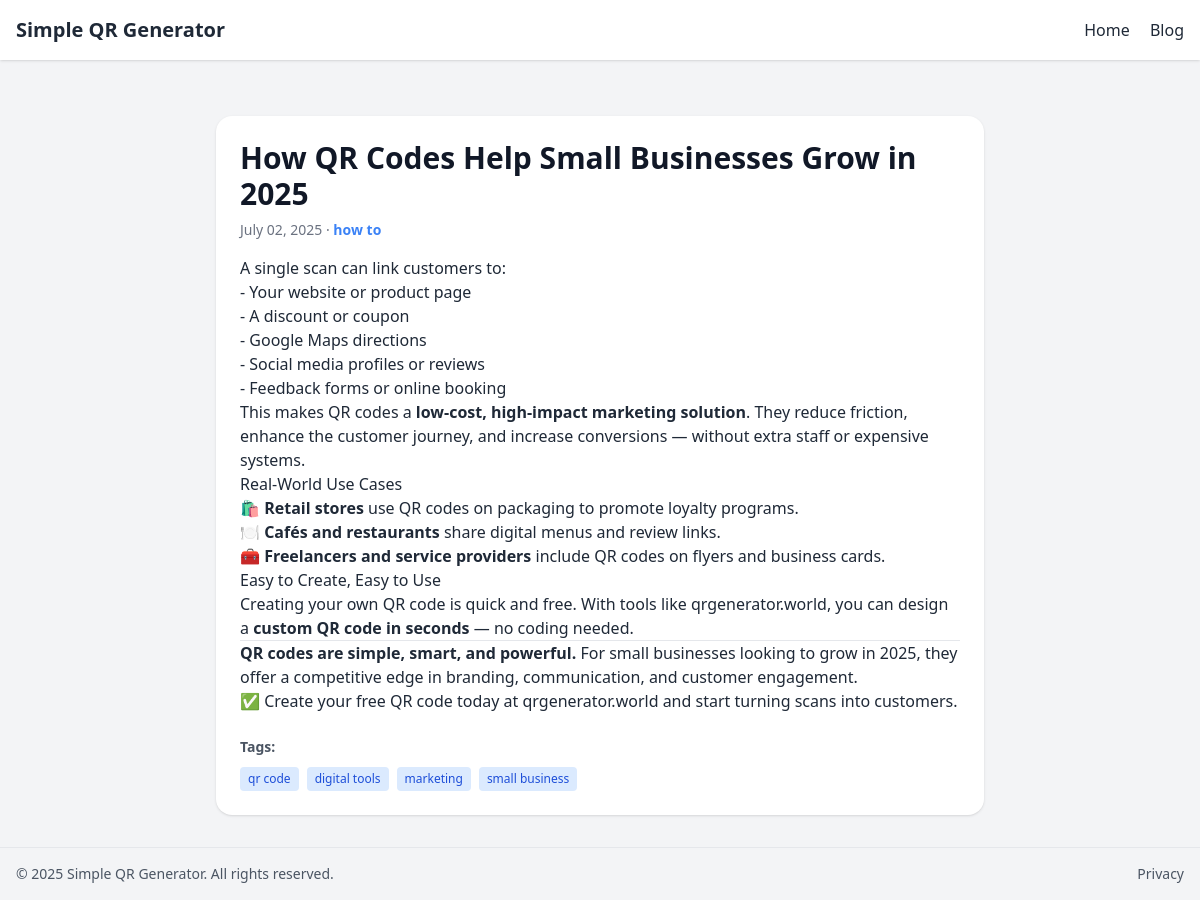
/blog/how-qr-codes-help-small-businesses-grow-in-2025, run on the app's committed database.
### app/models.py (models this page shows)
class Post(Base):
    __tablename__ = "posts"
    id: Mapped[int] = mapped_column(primary_key=True, index=True)
    title: Mapped[str] = mapped_column(String(200))
    slug: Mapped[str] = mapped_column(String(200), unique=True, index=True)
    excerpt: Mapped[str] = mapped_column(String(300))
    content: Mapped[str] = mapped_column(Text)
    seo_title: Mapped[str | None] = mapped_column(String(255), nullable=True)
    seo_description: Mapped[str | None] = mapped_column(String(300), nullable=True)
    status: Mapped[PostStatus] = mapped_column(
        Enum(PostStatus), nullable=False, index=True, default=PostStatus.draft
    )
    created_at: Mapped[DateTime] = mapped_column(
        DateTime(timezone=True), server_default=func.now()
    )
    is_deleted: Mapped[bool] = mapped_column(Boolean, nullable=False, default=False)
    category_id: Mapped[int | None] = mapped_column(ForeignKey("categories.id", ondelete="SET NULL"))
    category: Mapped["Category | None"] = relationship("Category", back_populates="posts")
    tags: Mapped[list["Tag"]] = relationship(
        "Tag",
        secondary="post_tags",
        back_populates="posts",
    )

class Category(Base):
    __tablename__ = "categories"
    id: Mapped[int] = mapped_column(primary_key=True, index=True)
    name: Mapped[str] = mapped_column(String(100), unique=True, index=True)
    posts: Mapped[list["Post"]] = relationship(
        "Post",
        back_populates="category",
        cascade="all, delete",
    )

class Tag(Base):
    __tablename__ = "tags"
    id: Mapped[int] = mapped_column(primary_key=True, index=True)
    name: Mapped[str] = mapped_column(String(100), unique=True, index=True)
    posts: Mapped[list["Post"]] = relationship(
        "Post",
        secondary="post_tags",
        back_populates="tags",
        cascade="all, delete",
    )

### app/endpoints_blog.py (the view)
@router.get("/blog/{slug}", response_class=HTMLResponse)
async def blog_single(request: Request, slug: str, session: AsyncSession = Depends(get_async_session)):
    post = await get_post_by_slug(session, slug)
    if not post or post.status != PostStatus.published or getattr(post, 'is_deleted', False):
        raise HTTPException(status_code=404, detail="Post not found")
    if post.content:
        post.rendered_content = convert_markdown_to_html(post.content)
    else:
        post.rendered_content = ""
    return templates.TemplateResponse(
        "single_post.html",
        {
            "request": request,
            "post": post,
        }
    )

### app/templates/single_post.html (shortened to what this page needs)
{% extends "base.html" %}
{% block content %}
<article class="max-w-3xl mx-auto p-6 bg-white rounded-2xl shadow mt-10" itemscope itemtype="http://schema.org/Article">
  <header>
    <h1 class="text-3xl font-extrabold text-gray-900 mb-2" itemprop="headline">{{ post.title }}</h1>
    <div class="text-sm text-gray-500 mb-4">
      <time datetime="{{ post.created_at.strftime('%Y-%m-%d') }}" itemprop="datePublished">{{ post.created_at.strftime('%B %d, %Y') }}</time>
      {% if post.category %}
        &middot; <a href="/blog?category={{ post.category.name }}" class="font-semibold text-blue-500 hover:underline" itemprop="articleSection">{{ post.category.name }}</a>
      {% endif %}
    </div>
  </header>
  <section class="prose prose-lg max-w-none prose-headings:font-bold prose-a:text-blue-600 prose-code:bg-gray-100 prose-code:p-0.5 prose-code:rounded prose-pre:bg-gray-800 prose-pre:text-gray-100" itemprop="articleBody">
    {% if post.rendered_content %}
      {{ post.rendered_content | safe }}
    {% else %}
      <p class="text-gray-500 italic">No content available.</p>
    {% endif %}
  </section>
  {% if post.tags %}
    <footer class="mt-6">
      <h2 class="text-gray-600 text-sm font-semibold mb-2">Tags:</h2>
      <ul class="flex flex-wrap gap-2">
        {% for tag in post.tags %}
          <li>
            <a href="/blog?tag={{ tag.name }}" rel="tag" class="inline-block bg-blue-100 text-blue-700 px-2 py-1 rounded text-xs" itemprop="keywords">{{ tag.name }}</a>
          </li>
        {% endfor %}
      </ul>
    </footer>
  {% endif %}
</article>
{% endblock %}

### data on the page
Post: title "How QR Codes Help Small Businesses Grow in 2025", created_at "July 02, 2025"
Category: category.name "how to"
Tag: name "qr code"
Tag: name "digital tools"
Tag: name "marketing"
Tag: name "small business"
